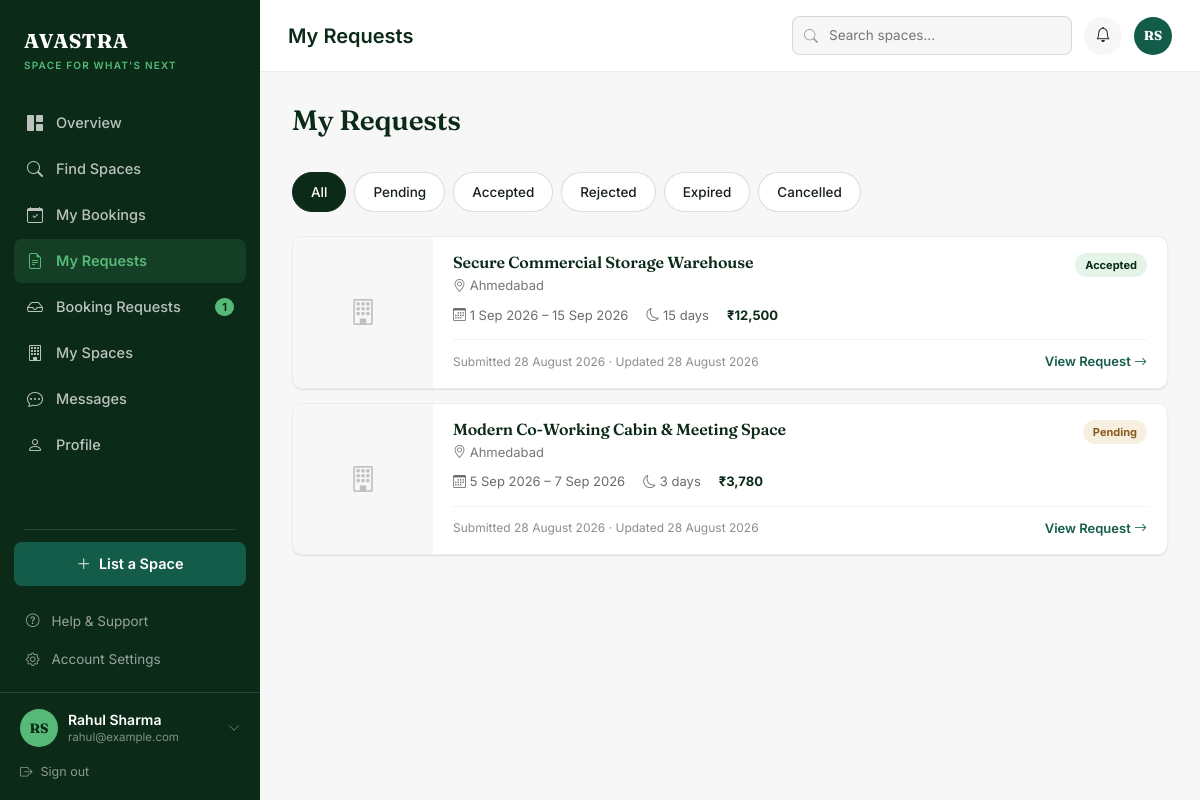
The app's page /user/my-requests.php (signed in) with its own data.
### tables this page shows
CREATE TABLE IF NOT EXISTS `bookings` (
  `id` INT AUTO_INCREMENT PRIMARY KEY,
  `booking_code` VARCHAR(50) NOT NULL UNIQUE,
  `space_id` INT NOT NULL,
  `seeker_id` INT NOT NULL,
  `start_date` DATE NOT NULL,
  `end_date` DATE NOT NULL,
  `total_days` INT NOT NULL,
  `purpose` VARCHAR(150) NOT NULL,
  `base_amount` DECIMAL(10, 2) NOT NULL,
  `platform_fee` DECIMAL(10, 2) NOT NULL,
  `deposit_amount` DECIMAL(10, 2) DEFAULT 0.00,
  `total_amount` DECIMAL(10, 2) NOT NULL,
  `status` ENUM('pending', 'confirmed', 'active', 'completed', 'cancelled', 'rejected') NOT NULL DEFAULT 'pending',
  `cancellation_reason` TEXT DEFAULT NULL,
  `created_at` TIMESTAMP DEFAULT CURRENT_TIMESTAMP,
  `updated_at` TIMESTAMP DEFAULT CURRENT_TIMESTAMP ON UPDATE CURRENT_TIMESTAMP,
  FOREIGN KEY (`space_id`) REFERENCES `spaces` (`id`) ON DELETE CASCADE,
  FOREIGN KEY (`seeker_id`) REFERENCES `users` (`id`) ON DELETE CASCADE
);

CREATE TABLE IF NOT EXISTS `spaces` (
  `id` INT AUTO_INCREMENT PRIMARY KEY,
  `owner_id` INT NOT NULL,
  `category_id` INT NOT NULL,
  `title` VARCHAR(255) NOT NULL,
  `description` TEXT NOT NULL,
  `address` TEXT NOT NULL,
  `city` VARCHAR(100) NOT NULL,
  `state` VARCHAR(100) NOT NULL,
  `zip_code` VARCHAR(20) NOT NULL,
  `latitude` DECIMAL(10, 8) DEFAULT NULL,
  `longitude` DECIMAL(11, 8) DEFAULT NULL,
  `total_sqft` INT NOT NULL,
  `max_capacity` INT DEFAULT 10,
  `daily_rate` DECIMAL(10, 2) NOT NULL,
  `weekly_rate` DECIMAL(10, 2) DEFAULT NULL,
  `monthly_rate` DECIMAL(10, 2) DEFAULT NULL,
  `security_deposit` DECIMAL(10, 2) DEFAULT 0.00,
  `verification_status` ENUM('pending', 'approved', 'rejected') NOT NULL DEFAULT 'pending',
  `rejection_reason` TEXT DEFAULT NULL,
  `is_active` TINYINT(1) DEFAULT 1,
  `created_at` TIMESTAMP DEFAULT CURRENT_TIMESTAMP,
  `updated_at` TIMESTAMP DEFAULT CURRENT_TIMESTAMP ON UPDATE CURRENT_TIMESTAMP,
  FOREIGN KEY (`owner_id`) REFERENCES `users` (`id`) ON DELETE CASCADE,
  FOREIGN KEY (`category_id`) REFERENCES `categories` (`id`) ON DELETE CASCADE
);

### user/my-requests.php (the view, shortened to what this page needs)
<?php
require_once __DIR__ . '/includes/header.php';
require_once __DIR__ . '/includes/sidebar.php';
$db     = Database::getInstance();
$userId = (int) $currentUser['id'];
$statusFilter = $_GET['status'] ?? 'all';
$sql = "
    SELECT b.*, s.title, s.city, s.address,
           (SELECT image_path FROM space_images WHERE space_id = s.id AND is_primary = 1 LIMIT 1) AS image_path
    FROM bookings b
    JOIN spaces s ON b.space_id = s.id
    WHERE b.seeker_id = :uid
";
$params = [':uid' => $userId];
$sql .= " ORDER BY b.created_at DESC";
$stmt = $db->prepare($sql);
$stmt->execute($params);
$requests = $stmt->fetchAll();
function requestStatusLabel(array $row): array
{
    if ($row['status'] === 'pending') {
        return (strtotime($row['start_date']) < strtotime('today'))
            ? ['Expired', 'expired']
            : ['Pending', 'pending'];
    }
    return match ($row['status']) {
        'confirmed', 'active', 'completed' => ['Accepted', 'accepted'],
        'rejected'                          => ['Rejected', 'rejected'],
        'cancelled'                         => ['Cancelled', 'cancelled'],
        default                             => [ucfirst($row['status']), 'pending'],
    };
}
$tabs = [
    'all'       => 'All',
    'pending'   => 'Pending',
    'accepted'  => 'Accepted',
    'rejected'  => 'Rejected',
    'expired'   => 'Expired',
    'cancelled' => 'Cancelled',
];
?>
<div id="user-main">
    <?php require_once __DIR__ . '/includes/topbar.php'; ?>
    <div id="user-content">
        <div class="greeting-row">
            <div>
                <h1>My Requests</h1>
            </div>
        </div>
        <div class="status-tabs">
            <?php foreach ($tabs as $key => $label): ?>
                <a href="?status=<?= $key; ?>" class="status-tab <?= $statusFilter === $key ? 'active' : ''; ?>"><?= $label; ?></a>
            <?php endforeach; ?>
        </div>
        <?php if (empty($requests)): ?>
            <div class="empty-state">
                <i class="bi bi-file-earmark-text"></i>
                <h3>No requests here</h3>
                <p>Once you request a space, it'll show up in this list.</p>
                <a href="<?= APP_URL; ?>/user/find-spaces.php" class="btn btn-primary-avastra">Find a Space</a>
            </div>
        <?php else: ?>
            <div class="request-list">
                <?php foreach ($requests as $r): ?>
                    <?php
                    [$statusText, $statusClass] = requestStatusLabel($r);
                    $totalDays = (int) $r['total_days'];
                    $dateRange = $totalDays > 1
                        ? date('j M Y', strtotime($r['start_date'])) . ' – ' . date('j M Y', strtotime($r['end_date']))
                        : date('j F Y', strtotime($r['start_date']));
                    ?>
                    <a href="<?= APP_URL; ?>/user/request-details.php?id=<?= (int) $r['id']; ?>" class="request-row">
                        <?php if ($r['image_path']): ?>
                            <img src="<?= APP_URL . '/' . htmlspecialchars($r['image_path']); ?>" alt="<?= htmlspecialchars($r['title']); ?>">
                        <?php else: ?>
                            <div class="img-fallback"><i class="bi bi-building" style="font-size:26px;color:rgba(23,32,27,0.25);"></i></div>
                        <?php endif; ?>
                        <div class="r-body">
                            <div class="r-top">
                                <div>
                                    <h3><?= htmlspecialchars($r['title']); ?></h3>
                                    <div class="r-loc"><i class="bi bi-geo-alt"></i> <?= htmlspecialchars($r['city']); ?></div>
                                </div>
                                <span class="status-pill <?= $statusClass; ?>"><?= $statusText; ?></span>
                            </div>
                            <div class="r-meta">
                                <span><i class="bi bi-calendar3"></i> <?= $dateRange; ?></span>
                                <span><i class="bi bi-moon"></i> <?= $totalDays; ?> day<?= $totalDays > 1 ? 's' : ''; ?></span>
                                <span><strong>₹<?= number_format((float) $r['total_amount'], 0); ?></strong></span>
                            </div>
                            <div class="r-bottom">
                                <span class="r-timestamps">
                                    Submitted <?= date('j F Y', strtotime($r['created_at'])); ?> · Updated <?= date('j F Y', strtotime($r['updated_at'])); ?>
                                </span>
                                <span class="r-view">View Request <i class="bi bi-arrow-right"></i></span>
                            </div>
                        </div>
                    </a>
                <?php endforeach; ?>
            </div>
        <?php endif; ?>
    </div>
    <?php require_once __DIR__ . '/includes/footer.php'; ?>

### assets/css/user-app.css (style rules this page uses)
html, :root { --forest: #0b2a18; --teal: #145c4a; --accent: #56b978; --paper: #f7f7f7; --ink: #17201b; --sidebar-width: 260px; --topbar-height: 72px; --shadow-sm: 0 1px 2px rgba(23, 32, 27, 0.06), 0 1px 1px rgba(23, 32, 27, 0.04); }
* { box-sizing: border-box; }
body { font-family: "Inter", -apple-system, sans-serif; color: var(--ink); background: var(--paper); font-size: 15px; margin: 0; overflow-x: hidden; width: 100%; }
h1, h2, h3, .font-display { font-family: "Fraunces", Georgia, serif; color: var(--forest); font-weight: 600; letter-spacing: -0.01em; }
a { text-decoration: none; }
#user-main { flex: 1; min-width: 0; display: flex; flex-direction: column; }
#user-content { padding: 32px; flex: 1; }
.greeting-row { display: flex; justify-content: space-between; align-items: flex-start; flex-wrap: wrap; gap: 16px; margin-bottom: 28px; }
.greeting-row h1 { font-size: 28px; margin: 0 0 6px; }
.status-pill { font-size: 11px; font-weight: 700; padding: 4px 10px; border-radius: 20px; text-transform: capitalize; }
.status-pill.pending { background: rgba(184, 134, 11, 0.12); color: #8a5a1b; }
.status-pill.pending_review, .status-pill.pending { background: rgba(184, 134, 11, 0.12); color: #8a5a1b; }
.status-tabs { display: flex; gap: 8px; flex-wrap: wrap; margin-bottom: 24px; }
.status-tab { padding: 9px 18px; border-radius: 20px; border: 1px solid rgba(23, 32, 27, 0.15); background: #fff; color: var(--ink); font-size: 13.5px; font-weight: 500; }
.status-tab.active { background: var(--forest); color: #fff; border-color: var(--forest); }
.request-list { display: flex; flex-direction: column; gap: 14px; }
.request-row { display: flex; background: #fff; border: 1px solid rgba(23, 32, 27, 0.08); border-radius: 10px; overflow: hidden; box-shadow: var(--shadow-sm); color: inherit; }
.request-row .img-fallback { width: 140px; background: var(--paper); display: flex; align-items: center; justify-content: center; flex-shrink: 0; }
.request-row .r-body { flex: 1; min-width: 0; padding: 16px 20px; display: flex; flex-direction: column; }
.request-row .r-top { display: flex; justify-content: space-between; align-items: flex-start; gap: 10px; }
.request-row h3 { font-size: 16px; margin: 0 0 4px; }
.request-row .r-loc { font-size: 13px; color: rgba(23, 32, 27, 0.6); margin-bottom: 10px; }
.request-row .r-meta { display: flex; gap: 18px; flex-wrap: wrap; font-size: 13px; color: rgba(23, 32, 27, 0.65); }
.request-row .r-meta strong { color: var(--forest); }
.request-row .r-bottom { display: flex; justify-content: space-between; align-items: center; flex-wrap: wrap; gap: 8px; margin-top: 14px; padding-top: 12px; border-top: 1px solid rgba(23, 32, 27, 0.06); }
.request-row .r-timestamps { font-size: 12px; color: rgba(23, 32, 27, 0.5); }
.request-row .r-view { font-size: 13px; font-weight: 600; color: var(--teal); white-space: nowrap; }
.status-pill.accepted { background: rgba(86, 185, 120, 0.16); color: var(--forest); }

### records on screen
bookings: space.title "Secure Commercial Storage Warehouse", space.city "Ahmedabad", statusText "Accepted", dateRange "1 Sep 2026 – 15 Sep 2026", total_days "15", total_amount "12,500", created_at "28 August 2026", updated_at "28 August 2026"
bookings: space.title "Modern Co-Working Cabin & Meeting Space", space.city "Ahmedabad", statusText "Pending", dateRange "5 Sep 2026 – 7 Sep 2026", total_days "3", total_amount "3,780", created_at "28 August 2026", updated_at "28 August 2026"

### other values on screen
$ownerPendingCount "1"
$initials "RS"
$currentUser['full_name'] "Rahul Sharma"
$currentUser['email'] "rahul@example.com"
$pageTitle "My Requests"
$topInitials "RS"
$label "All"
$label "Pending"
$label "Accepted"
$label "Rejected"
$label "Expired"
$label "Cancelled"
